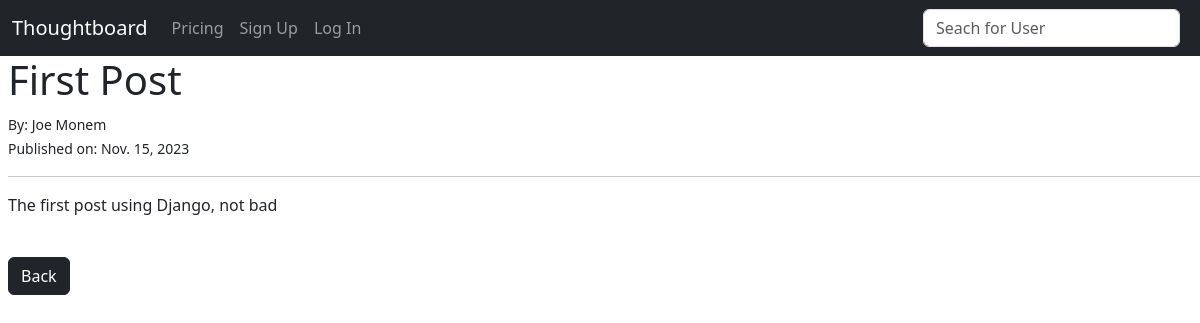
The app's page /article/1 with its own data.
### theblog/models.py (models this page shows, shortened)
class Post(models.Model):
    title = models.CharField(max_length=255)
    author = models.ForeignKey(User, on_delete=models.CASCADE)
    body = RichTextField(blank=True, null=True)
    published_date = models.DateField(default=timezone.now)

### theblog/views.py (the view)
# urls.py: path("article/<int:pk>", ArticleDetailsView.as_view(), name="article-details"),
class ArticleDetailsView(DetailView):
    model = Post
    template_name = "article_details.html"

### theblog/templates/article_details.html (shortened to what this page needs)
{% extends 'base.html' %}
{% block content %}
<h1>{{post.title}}</h1>
<small>By: {{post.author.first_name}} {{ post.author.last_name}}</small> <br>
<small>Published on: {{post.published_date}}</small>
<hr>
<p>{{post.body | safe}}</p>
<br>
<a href="{%url 'home' post.author.username%}"> <button class="btn btn-dark">Back</button></a>
{% endblock %}

### records on screen
Post: title "First Post", author.first_name "Joe", author.last_name "Monem", published_date "Nov. 15, 2023", body "The first post using Django, not bad"
